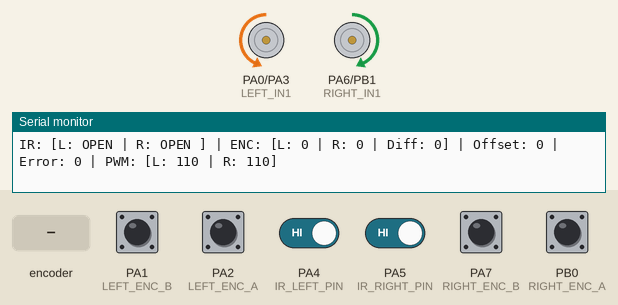
Bench run of a sketch on a simulated STM32 Blue Pill. Shown: motor-driver pin pairs drawn as motors (green arrow = first pin HIGH = forward, orange = second pin HIGH = backward, longer = more drive), the last lines printed to the serial monitor. Inputs (shaded band) come from the test bench; at power-on: PA1 (LEFT_ENC_B), PA2 (LEFT_ENC_A), PA4 (IR_LEFT_PIN), PA5 (IR_RIGHT_PIN), PA7 (RIGHT_ENC_B), PB0 (RIGHT_ENC_A) HIGH.

Above: at 5.2 s.
5.3 s: rotary encoder on PA2 (LEFT_ENC_A) / PA1 (LEFT_ENC_B) turned 3 steps (first pin leading)
At 5.47 s:
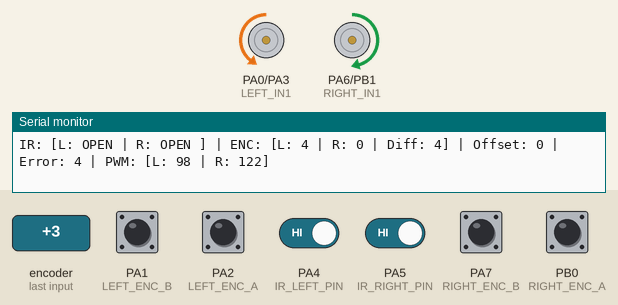
7.4 s: PA5 (IR_RIGHT_PIN) driven LOW
At 8.3 s:
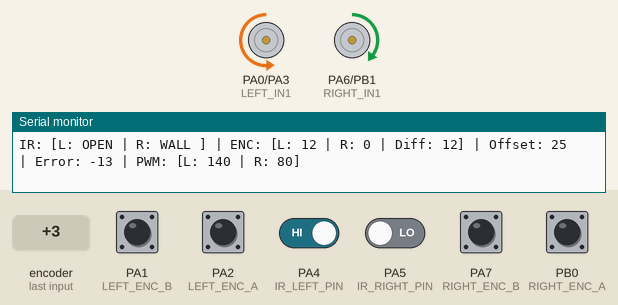
9.1 s: PA4 (IR_LEFT_PIN) driven LOW
11.0 s: PA5 (IR_RIGHT_PIN) driven HIGH
At 11.6 s:
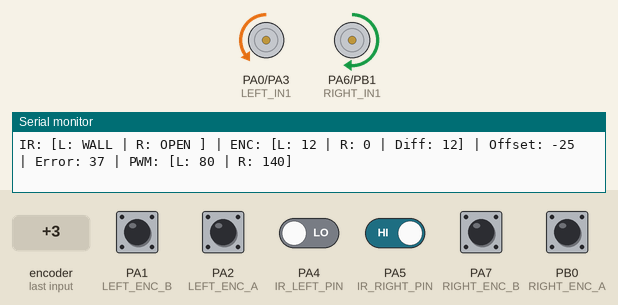
Timing chart, 0 to 13.7 s (numbered marks = the images above; inputs shaded):
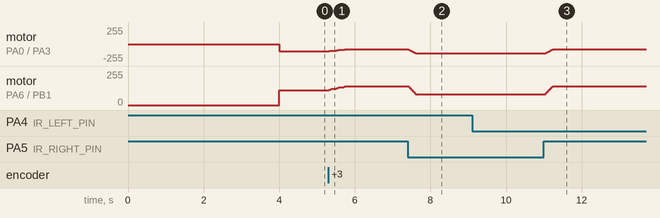

Measured:
- after the input at 5.3 s, motor on PA0 (LEFT_IN1) / PA3 (LEFT_IN2): moves from backward 110/255 to backward 80/255 over 0.43 s, starting at once; motor on PA6 (RIGHT_IN1) / PB1 (RIGHT_IN2): moves from forward 110/255 to forward 140/255 over 0.43 s, starting at once
- after the input at 7.4 s, motor on PA0 (LEFT_IN1) / PA3 (LEFT_IN2): moves from backward 80/255 to backward 140/255 over 0.19 s, starting at once; motor on PA6 (RIGHT_IN1) / PB1 (RIGHT_IN2): moves from forward 140/255 to forward 80/255 over 0.19 s, starting at once
- after the input at 11.0 s, motor on PA0 (LEFT_IN1) / PA3 (LEFT_IN2): moves from backward 140/255 to backward 80/255 over 0.19 s, starting at once; motor on PA6 (RIGHT_IN1) / PB1 (RIGHT_IN2): moves from forward 80/255 to forward 140/255 over 0.19 s, starting at once

The sketch:

encoder_2ir.ino
```cpp
#include <Arduino.h>

// --- أطراف المحركات (STM32 GenF4) ---
#define LEFT_IN1    PA_0
#define LEFT_IN2    PA_3
#define RIGHT_IN1   PA_6
#define RIGHT_IN2   PB_1

// --- أطراف الإنكودر ---
#define LEFT_ENC_A  PA_2
#define LEFT_ENC_B  PA_1
#define RIGHT_ENC_A PB_0
#define RIGHT_ENC_B PA_7

// --- أطراف حساسات الـ IR الديجيتال ---
#define IR_LEFT_PIN   PA_4
#define IR_RIGHT_PIN  PA_5

#define WALL_DETECTED LOW // الحساس يرسل LOW عند اكتشاف جدار

#define BASE_SPEED    110

// متغيرات الإنكودر
volatile long leftEncoderCount = 0;
volatile long rightEncoderCount = 0;
volatile uint8_t leftPreviousState = 0;
volatile uint8_t rightPreviousState = 0;

const int8_t encoderTable[16] = {
   0, -1,  1,  0,
   1,  0,  0, -1,
  -1,  0,  0,  1,
   0,  1, -1,  0
};

// --- مقاطعات الإنكودر ---
void leftEncoderISR() {
  uint8_t A = digitalRead(LEFT_ENC_A);
  uint8_t B = digitalRead(LEFT_ENC_B);
  uint8_t currentState = (A << 1) | B;
  uint8_t index = (leftPreviousState << 2) | currentState;
  leftEncoderCount += encoderTable[index];
  leftPreviousState = currentState;
}

void rightEncoderISR() {
  uint8_t A = digitalRead(RIGHT_ENC_A);
  uint8_t B = digitalRead(RIGHT_ENC_B);
  uint8_t currentState = (A << 1) | B;
  uint8_t index = (rightPreviousState << 2) | currentState;
  rightEncoderCount += encoderTable[index];
  rightPreviousState = currentState;
}

void setMotors(int leftPwm, int rightPwm) {
  leftPwm  = constrain(leftPwm,  -255, 255);
  rightPwm = constrain(rightPwm, -255, 255);

  if (leftPwm >= 0) {
    digitalWrite(LEFT_IN1, LOW);
    analogWrite(LEFT_IN2, leftPwm);
  } else {
    analogWrite(LEFT_IN1, -leftPwm);
    digitalWrite(LEFT_IN2, LOW);
  }

  if (rightPwm >= 0) {
    analogWrite(RIGHT_IN1, rightPwm);
    digitalWrite(RIGHT_IN2, LOW);
  } else {
    digitalWrite(RIGHT_IN1, LOW);
    analogWrite(RIGHT_IN2, -rightPwm);
  }
}

void stopMotors() {
  setMotors(0, 0);
}

long targetOffset = 0;
unsigned long lastPrintTime = 0;

void setup() {
  // تهيئة السيريال لمتحكم STM32
  Serial.setRx(PA_10);
  Serial.setTx(PA_9);
  Serial.begin(115200);
  delay(1000);


  Serial.println(F("  MicroMouse Centering System Started   "));


  // تهيئة المحركات
  pinMode(LEFT_IN1, OUTPUT);
  pinMode(LEFT_IN2, OUTPUT);
  pinMode(RIGHT_IN1, OUTPUT);
  pinMode(RIGHT_IN2, OUTPUT);
  stopMotors();
  Serial.println(F("[SETUP] Motor pins initialized."));

  // تهيئة الإنكودر
  pinMode(LEFT_ENC_A, INPUT_PULLUP);
  pinMode(LEFT_ENC_B, INPUT_PULLUP);
  pinMode(RIGHT_ENC_A, INPUT_PULLUP);
  pinMode(RIGHT_ENC_B, INPUT_PULLUP);

  leftPreviousState  = (digitalRead(LEFT_ENC_A) << 1) | digitalRead(LEFT_ENC_B);
  rightPreviousState = (digitalRead(RIGHT_ENC_A) << 1) | digitalRead(RIGHT_ENC_B);

  attachInterrupt(digitalPinToInterrupt(LEFT_ENC_A), leftEncoderISR, CHANGE);
  attachInterrupt(digitalPinToInterrupt(LEFT_ENC_B), leftEncoderISR, CHANGE);
  attachInterrupt(digitalPinToInterrupt(RIGHT_ENC_A), rightEncoderISR, CHANGE);
  attachInterrupt(digitalPinToInterrupt(RIGHT_ENC_B), rightEncoderISR, CHANGE);
  Serial.println(F("[SETUP] Encoders attached with interrupts."));

  // تهيئة حساسات الأشعة تحت الحمراء
  pinMode(IR_LEFT_PIN, INPUT);
  pinMode(IR_RIGHT_PIN, INPUT);
  Serial.println(F("[SETUP] IR sensors initialized."));

  Serial.println(F("[SETUP] Robot will start moving in 3 seconds..."));
  delay(3000);
}

void loop() {
  // 1. قراءة الحساسات الرقمية
  bool leftClose  = (digitalRead(IR_LEFT_PIN) == WALL_DETECTED);
  bool rightClose = (digitalRead(IR_RIGHT_PIN) == WALL_DETECTED);

  // 2. تعديل إزاحة المسار بناءً على الجدران
  if (leftClose && !rightClose) {
    targetOffset -= 1; // تعديل لليمين
  } else if (rightClose && !leftClose) {
    targetOffset += 1; // تعديل لليسار
  }
  targetOffset = constrain(targetOffset, -25, 25);

  // 3. قراءة العدادات وحساب تصحيح السرعة
  long lCount = leftEncoderCount;
  long rCount = rightEncoderCount;
  long rawDiff = lCount - rCount;

  long error = rawDiff - targetOffset;
  int correction = error * 3;
  correction = constrain(correction, -30, 30);

  int leftMotorSpeed  = BASE_SPEED - correction;
  int rightMotorSpeed = BASE_SPEED + correction;

  // 4. إرسال السرعات للمحركات
  setMotors(leftMotorSpeed, rightMotorSpeed);

  // 5. طباعة كل البيانات عبر السيريال كل 80 مللي ثانية لمنع تهنيج البورد
  if (millis() - lastPrintTime >= 80) {
    lastPrintTime = millis();

    Serial.print(F("IR: [L: "));
    Serial.print(leftClose ? F("WALL ") : F("OPEN "));
    Serial.print(F("| R: "));
    Serial.print(rightClose ? F("WALL ") : F("OPEN "));
    Serial.print(F("] | ENC: [L: "));
    Serial.print(lCount);
    Serial.print(F(" | R: "));
    Serial.print(rCount);
    Serial.print(F(" | Diff: "));
    Serial.print(rawDiff);
    Serial.print(F("] | Offset: "));
    Serial.print(targetOffset);
    Serial.print(F(" | Error: "));
    Serial.print(error);
    Serial.print(F(" | PWM: [L: "));
    Serial.print(leftMotorSpeed);
    Serial.print(F(" | R: "));
    Serial.print(rightMotorSpeed);
    Serial.println(F("]"));
  }

  delay(10);
}
```
